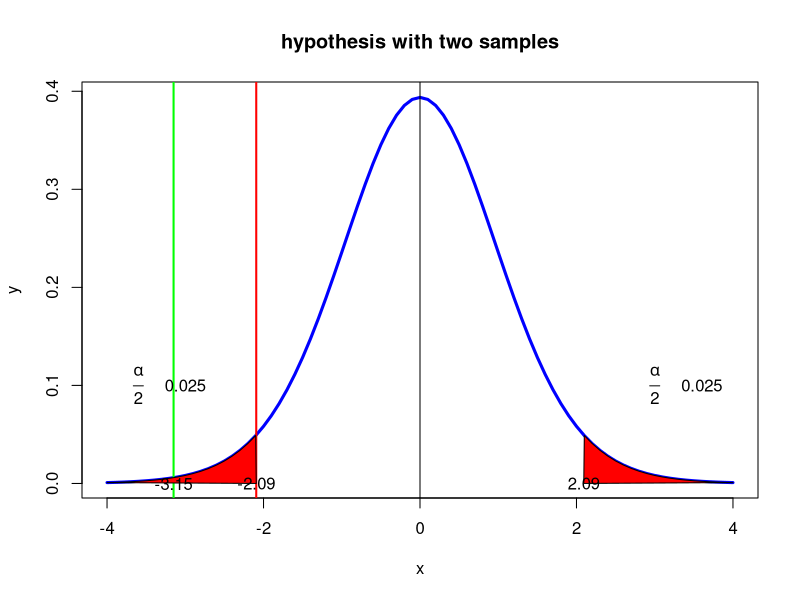

Generate this figure with R:
#page no 422-424
# H0 : mug-mub=0
# H1 : mug-mub!=0
library(ggplot2)
library(MASS)
s1=0.866
s2=1.00
n1=9
n2=16
numerator=(((s1)^2/n1)+((s2)^2/n2))^2
deno1=(1/(n1-1))*(((s1^2)/n1))^2
deno2=(1/(n2-1))*(((s2^2)/n2))^2
df=round(numerator/(deno1+deno2),0)
xbar1=2
xbar2=3.2
diffmu=0
num3=round((xbar1-xbar2)-diffmu,3)
term1=round((s1^2)/n1,3)
term2=round((s2^2)/n2,3)
deno3=round(sqrt(term1+term2),3)
t_stat=num3/deno3
alpha=.05
twotail_alpha=alpha/2
t_c_left=qt(twotail_alpha,df=df)
p_value=pnorm(t_stat)
if(t_stat <= t_c_left)
{
  print(paste("left tail : Reject H0"))
}else
{
  print(paste("Left tail :Accept H0"))
}
two_t_stat=abs(t_stat)
two_t_critical=qt(twotail_alpha,df=df)
p_value=2*(1-pnorm(two_t_stat))
if(two_t_stat>=two_t_critical)
{
  print("reject H0")
}else
{
  print("accept H0")
}
dfs <- df
x <- seq(-4,4,0.1)
y <- dt(x,dfs)
t.val <- qt(0.025,df=dfs)
plot(x,y,type='l',lwd=3,col='blue',xlab='x',main='hypothesis with two samples')
abline(v=0)
abline(v=t.val,lwd=2,col='red')
abline(v=t_stat,lwd=2,col='green')
polygon(c(x[x>=abs(t_c_left)],abs(t_c_left) ),c(y[x>=abs(t_c_left)],0),col="red")
polygon(c(x[x<=t_c_left],t_c_left ),c(y[x<=t_c_left],0),col="red")
text(t_c_left,0,round(t_c_left,2))
text(t_stat,0,round(t_stat,2))
text(abs(t_c_left),0,round(abs(t_c_left),2))
text(3.0,0.1,expression(frac(alpha,2)))
text(3.6,0.1,alpha/2)
text(-3.6,0.1,expression(frac(alpha,2)))
text(-3.0,0.1,alpha/2)
#Answers (t_stat value) vary slightly due to rounding of values
